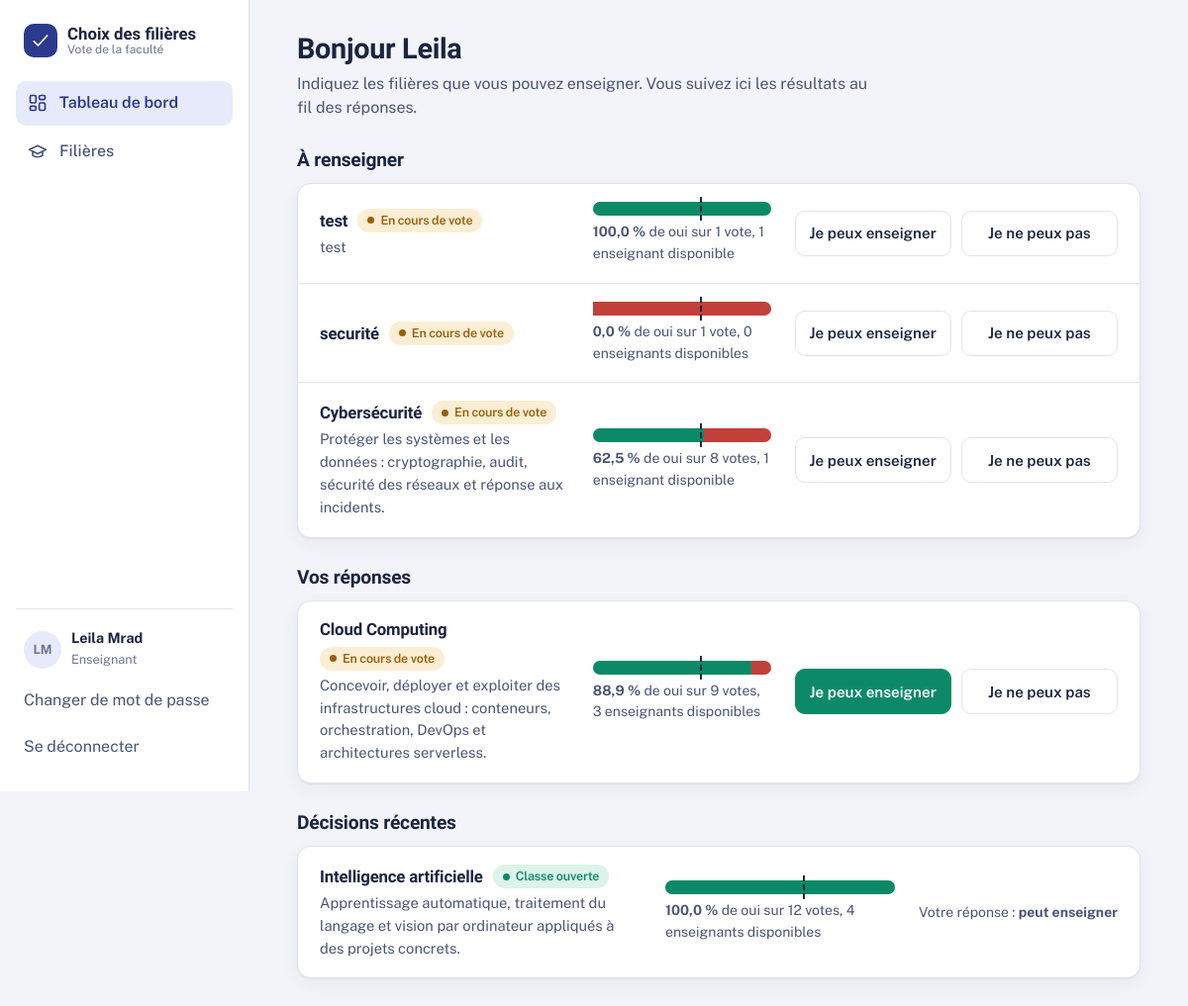
The page / (signed in) on the database its author committed.
### accounts/models.py (models this page shows, shortened)
class Utilisateur(AbstractUser):
    ADMIN = "admin"
    ENSEIGNANT = "enseignant"
    ETUDIANT = "etudiant"
    ROLE_CHOICES = [
        (ADMIN, "Administrateur"),
        (ENSEIGNANT, "Enseignant"),
        (ETUDIANT, "Étudiant"),
    ]
    role = models.CharField("rôle", max_length=20, choices=ROLE_CHOICES, default=ETUDIANT, db_index=True)
    class Meta:
        ordering = ["last_name", "first_name", "username"]
        verbose_name = "utilisateur"
        verbose_name_plural = "utilisateurs"
    @property
    def nom_complet(self):
        return self.get_full_name() or self.username
    @property
    def initiales(self):
        lettres = f"{self.first_name[:1]}{self.last_name[:1]}".upper()
        return lettres or self.username[:2].upper()

### filieres/models.py (models this page shows, shortened)
class Filiere(models.Model):
    EN_VOTE = "en_vote"
    OUVERTE = "ouverte"
    REFUSEE = "refusee"
    STATUT_CHOICES = [
        (EN_VOTE, "En cours de vote"),
        (OUVERTE, "Classe ouverte"),
        (REFUSEE, "Non retenue"),
    ]
    nom = models.CharField("nom de la filière", max_length=120, unique=True)
    description = models.TextField("description", blank=True)
    nb_votes_oui = models.PositiveIntegerField("votes oui", default=0, editable=False)
    nb_votes_non = models.PositiveIntegerField("votes non", default=0, editable=False)
    pourcentage_oui = models.FloatField("pourcentage de oui", default=0, editable=False)
    nb_enseignants_disponibles = models.PositiveIntegerField("enseignants disponibles", default=0, editable=False)
    statut = models.CharField("statut", max_length=10, choices=STATUT_CHOICES, default=EN_VOTE, db_index=True)
    date_creation = models.DateTimeField("créée le", auto_now_add=True)
    date_decision = models.DateTimeField("décision prise le", null=True, blank=True)
    etudiants = models.ManyToManyField("accounts.Etudiant", through="VoteEtudiant", related_name="filieres_votees")
    enseignants = models.ManyToManyField("accounts.Enseignant", through="DisponibiliteEnseignant",
                                         related_name="filieres_proposees")
    class Meta:
        ordering = ["-date_creation"]
        verbose_name = "filière"
    @property
    def seuil(self):
        return settings.FILIERE_SEUIL_POURCENTAGE
    @property
    def vote_ouvert(self):
        return self.statut == self.EN_VOTE
    @property
    def nb_votes_total(self):
        return self.nb_votes_oui + self.nb_votes_non
    @property
    def pourcentage_non(self):
        return round(100 - self.pourcentage_oui, 1) if self.nb_votes_total else 0

### filieres/views.py (the view, shortened to what this page needs)
# urls.py: path("", views.dashboard, name="dashboard"),
@login_required
def dashboard(request):
    user = request.user
    en_vote = _annoter_participation(user, Filiere.objects.filter(statut=Filiere.EN_VOTE))
    ctx = {
        "a_traiter": [f for f in en_vote if f.mon_choix is None],
        "deja_repondu": [f for f in en_vote if f.mon_choix is not None],
        "decisions": _annoter_participation(
            user, Filiere.objects.exclude(statut=Filiere.EN_VOTE).order_by("-date_decision")[:6]),
    }
    return render(request, "dashboard/participant.html", ctx)

### filieres/context_processors.py (called while the page is built)
def regles(request):
    user = getattr(request, "user", None)
    return {
        "peut_decider": bool(user and user.is_authenticated and user.role in settings.FILIERE_DECISION_ROLES),
    }

### filieres/views.py (called while the page is built)
def _annoter_participation(user, filieres):
    filieres = list(filieres)
    ids = [f.pk for f in filieres]
    reponses = {}
    if user.role == Utilisateur.ETUDIANT and hasattr(user, "etudiant"):
        reponses = dict(VoteEtudiant.objects.filter(etudiant=user.etudiant, filiere_id__in=ids)
                        .values_list("filiere_id", "choix"))
    elif user.role == Utilisateur.ENSEIGNANT and hasattr(user, "enseignant"):
        reponses = dict(DisponibiliteEnseignant.objects.filter(enseignant=user.enseignant, filiere_id__in=ids)
                        .values_list("filiere_id", "peut_enseigner"))
    for f in filieres:
        f.mon_choix = reponses.get(f.pk)  # True / False / None (pas encore répondu)
    return filieres

### templates/dashboard/participant.html (shortened to what this page needs)
{% extends "base.html" %}
{% block content %}
<div class="page-head">
  <div>
    <h1>Bonjour {{ user.first_name|default:user.username }}</h1>
    <p class="muted">
      {% if user.role == 'etudiant' %}Dites-nous quelles nouvelles filières vous voulez voir ouvrir. Votre vote reste modifiable tant que le vote est ouvert.
      {% else %}Indiquez les filières que vous pouvez enseigner. Vous suivez ici les résultats au fil des réponses.{% endif %}
    </p>
  </div>
</div>
<div class="stack">
  <section>
    <div class="section-head"><h2>{% if user.role == 'etudiant' %}À voter{% else %}À renseigner{% endif %}</h2></div>
    {% if a_traiter %}
    <div class="rows">{% for f in a_traiter %}{% include "partials/_row.html" %}{% endfor %}</div>
    {% else %}
    <div class="rows"><div class="empty">
      <h3>Vous êtes à jour</h3>
      <p>{% if deja_repondu %}Vous avez répondu à toutes les filières ouvertes au vote.{% else %}Aucune filière n'est ouverte au vote pour le moment.{% endif %}</p>
    </div></div>
    {% endif %}
  </section>
  {% if deja_repondu %}
  <section>
    <div class="section-head"><h2>Vos réponses</h2></div>
    <div class="rows">{% for f in deja_repondu %}{% include "partials/_row.html" %}{% endfor %}</div>
  </section>
  {% endif %}
  {% if decisions %}
  <section>
    <div class="section-head"><h2>Décisions récentes</h2></div>
    <div class="rows">{% for f in decisions %}{% include "partials/_row.html" %}{% endfor %}</div>
  </section>
  {% endif %}
</div>
{% endblock %}

### templates/base.html (shortened to what this page needs)
{% load static %}<!doctype html>
<html lang="fr">
<head>
  <link rel="stylesheet" href="{% static 'css/style.css' %}">
</head>
<body>
{% block layout %}
{% with url_name=request.resolver_match.url_name %}
<div class="shell">
  <aside class="sidebar" id="sidebar" aria-label="Navigation principale">
    <a class="brand" href="{% url 'dashboard' %}">
      <span class="brand-mark" aria-hidden="true"><svg viewBox="0 0 24 24" fill="none" stroke="currentColor" stroke-width="2" stroke-linecap="round" stroke-linejoin="round"><path d="M4 13l5 5L20 6"/></svg></span>
      <span class="brand-name">Choix des filières<small>Vote de la faculté</small></span>
    </a>
    <nav class="nav">
      <a href="{% url 'dashboard' %}" {% if url_name == 'dashboard' %}aria-current="page"{% endif %}>
        Tableau de bord</a>
      <a href="{% url 'filiere_list' %}" {% if url_name|slice:":7" == 'filiere' %}aria-current="page"{% endif %}>
        <svg viewBox="0 0 24 24" fill="none" stroke="currentColor" stroke-width="2" stroke-linecap="round" stroke-linejoin="round" aria-hidden="true"><path d="M22 10L12 5 2 10l10 5 10-5z"/><path d="M6 12v5c3 2.5 9 2.5 12 0v-5"/></svg>
        Filières</a>
    </nav>
    <div class="sidebar-foot">
      <div class="me">
        <span class="avatar" aria-hidden="true">{{ user.initiales }}</span>
        <div><strong>{{ user.nom_complet }}</strong><span>{{ user.get_role_display }}</span></div>
      </div>
      <a class="linklike" href="{% url 'password_change' %}">Changer de mot de passe</a>
      <form method="post" action="{% url 'logout' %}">{% csrf_token %}<button class="linklike" type="submit" style="width:100%">Se déconnecter</button></form>
    </div>
  </aside>
  <div>
    <main id="contenu" class="main"><div class="container">{% block content %}{% endblock %}</div></main>
  </div>
</div>
{% endwith %}
{% endblock %}
</body>
</html>

### templates/partials/_row.html
<article class="row-item">
  <div>
    <h3><a href="{% url 'filiere_detail' f.pk %}">{{ f.nom }}</a> {% include "partials/_statut.html" %}</h3>
    {% if f.description %}<p class="clamp">{{ f.description|truncatechars:130 }}</p>{% endif %}
  </div>
  <div class="row-results">
    {% if user.role != 'etudiant' or not f.vote_ouvert %}
      {% include "partials/_tally.html" %}
      {% if f.nb_votes_total %}
        <strong>{{ f.pourcentage_oui|floatformat:1 }} %</strong> de oui sur {{ f.nb_votes_total }} vote{{ f.nb_votes_total|pluralize }},
      {% else %}Aucun vote pour l'instant,{% endif %}
      {{ f.nb_enseignants_disponibles }} enseignant{{ f.nb_enseignants_disponibles|pluralize }} disponible{{ f.nb_enseignants_disponibles|pluralize }}
    {% else %}
      <span class="muted">Les résultats seront publiés après la décision.</span>
    {% endif %}
  </div>
  <div class="row-actions">{% include "partials/_participation.html" %}</div>
</article>

### templates/partials/_statut.html
{% if f.statut == 'en_vote' %}<span class="badge badge-wait">En cours de vote</span>
{% elif f.statut == 'ouverte' %}<span class="badge badge-oui">Classe ouverte</span>
{% else %}<span class="badge badge-non">Non retenue</span>{% endif %}

### templates/partials/_tally.html
<div class="tally {{ extra }}" role="img" aria-label="{{ f.pourcentage_oui|floatformat:1 }} % de oui, seuil à {{ f.seuil }} %">
  {% if f.nb_votes_total %}
  <div class="tally-oui" style="width: {{ f.pourcentage_oui|stringformat:'.1f' }}%"></div>
  <div class="tally-non" style="width: {{ f.pourcentage_non|stringformat:'.1f' }}%"></div>
  {% endif %}
  <span class="tally-mark" style="left: {{ f.seuil|stringformat:'d' }}%" title="Seuil d'ouverture : {{ f.seuil }} %"></span>
</div>

### templates/partials/_participation.html (shortened to what this page needs)
{% if f.vote_ouvert %}
  {% if user.role == 'etudiant' %}
  <form method="post" action="{% url 'filiere_voter' f.pk %}" class="choice-pair {{ big }}">
    {% csrf_token %}<input type="hidden" name="next" value="{{ request.get_full_path }}">
    <button class="choice choice-oui {% if f.mon_choix is True %}is-selected{% endif %}" name="choix" value="oui" aria-pressed="{% if f.mon_choix is True %}true{% else %}false{% endif %}">Oui, je la veux</button>
    <button class="choice choice-non {% if f.mon_choix is False %}is-selected{% endif %}" name="choix" value="non" aria-pressed="{% if f.mon_choix is False %}true{% else %}false{% endif %}">Non</button>
  </form>
  {% elif user.role == 'enseignant' %}
  <form method="post" action="{% url 'filiere_disponibilite' f.pk %}" class="choice-pair {{ big }}">
    <button class="choice choice-oui {% if f.mon_choix is True %}is-selected{% endif %}" name="reponse" value="oui" aria-pressed="{% if f.mon_choix is True %}true{% else %}false{% endif %}">Je peux enseigner</button>
    <button class="choice choice-non {% if f.mon_choix is False %}is-selected{% endif %}" name="reponse" value="non" aria-pressed="{% if f.mon_choix is False %}true{% else %}false{% endif %}">Je ne peux pas</button>
  </form>
  {% endif %}
{% elif user.role == 'etudiant' and f.mon_choix is not None %}
  <span class="small muted">Votre vote : <strong>{% if f.mon_choix %}oui{% else %}non{% endif %}</strong></span>
{% elif user.role == 'enseignant' and f.mon_choix is not None %}
  <span class="small muted">Votre réponse : <strong>{% if f.mon_choix %}peut enseigner{% else %}ne peut pas{% endif %}</strong></span>
{% endif %}

### rows shown on the page
Utilisateur: initiales "LM", nom_complet "Leila Mrad", role "Enseignant", first_name "Leila"
Filiere: nom "test", statut "En cours de vote", description "test", pourcentage_oui "100,0", nb_votes_total "1", nb_enseignants_disponibles "1"
Filiere: nom "securité", statut "En cours de vote", pourcentage_oui "0,0", nb_votes_total "1", nb_enseignants_disponibles "0"
Filiere: nom "Cybersécurité", statut "En cours de vote", description "Protéger les systèmes et les données : cryptographie, audit, sécurité des réseaux et réponse aux incidents.", pourcentage_oui "62,5", nb_votes_total "8", nb_enseignants_disponibles "1"
Filiere: nom "Cloud Computing", statut "En cours de vote", description "Concevoir, déployer et exploiter des infrastructures cloud : conteneurs, orchestration, DevOps et architectures serverless.", pourcentage_oui "88,9", nb_votes_total "9", nb_enseignants_disponibles "3"
Filiere: nom "Intelligence artificielle", statut "Classe ouverte", description "Apprentissage automatique, traitement du langage et vision par ordinateur appliqués à des projets concrets.", pourcentage_oui "100,0", nb_votes_total "12", nb_enseignants_disponibles "4", shows "Votre réponse :"
